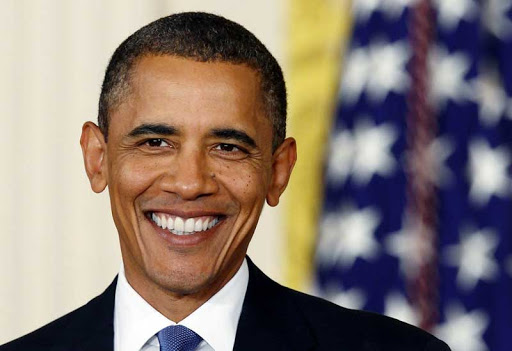
#> input picture facial_detect/sample.jpg, 512 x 351 px, given in place of the camera
$ python webcam_blue_move_with_facial_detect.py
#> lines starting #> are read from the running program, lines starting #| are printed output that depends on the picture; after the words box and inside, x2 and y2 are one past the last pixel; in counts of white or black regions, pixels touching at a corner belong together
### pt_ctrl.py
from getchar import Getchar
import serial

sp = serial.Serial('/dev/tty.usbmodem1401', 9600, timeout=1)

pan = _pan = 90
tlt = _tlt = 90


def send_pan(pan):
    tx_dat = "pan" + str(pan) + "\n"
    sp.write(tx_dat.encode())
    print(tx_dat)


def send_tilt(tlt):
    tx_dat = "tilt" + str(tlt) + "\n"
    sp.write(tx_dat.encode())
    print(tx_dat)


# [48 lines left out: function main, not called in this run]

        # send_pan(pan)
        # send_tilt(tlt)


# [2 lines that do not run on import are left out]

### webcam_blue_move_with_facial_detect.py
import timeit

import cv2
# import numpy as np
import serial
import pt_ctrl


cam = cv2.VideoCapture(0)

sp = serial.Serial('/dev/tty.usbmodem1401', 9600, timeout=1)

# 가중치 파일 경로
cascade_filename = '/Users/pangumk/PycharmProjects/allaboutidea/AIOT/facial_detect/haarcascade_frontalface_alt.xml'

# 모델 불러 오기
cascade = cv2.CascadeClassifier(cascade_filename)

def main(args=None):
    pos_x = 90
    pos_y = 90

    margin = 20

    cam_width = int(cam.get(cv2.CAP_PROP_FRAME_WIDTH))
    cam_height = int(cam.get(cv2.CAP_PROP_FRAME_HEIGHT))

    cam_center_x = cam_width / 2
    cam_center_y = cam_height / 2

    print(cam_width, cam_height)
    print(cam_center_x, cam_center_y)

    if not cam.isOpened():
        print("Could not open webcam")
        exit()

    while cam.isOpened():
        status, img = cam.read()
#> img is the input picture: shape (351, 512, 3); mean B, G, R 115.3, 122.2, 136.1

        img = cv2.flip(img, 1)  # 좌우 반전
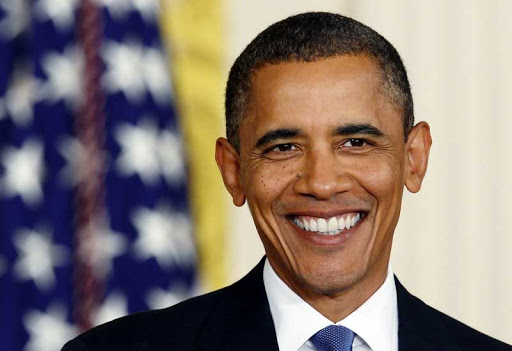
#> img: shape (351, 512, 3); mean B, G, R 115.3, 122.2, 136.1

        start_t = timeit.default_timer()

        # 영상 압축
        img = cv2.resize(img, dsize=None, fx=1.0, fy=1.0)
        # 그레이 스케일 변환
        gray = cv2.cvtColor(img, cv2.COLOR_BGR2GRAY)
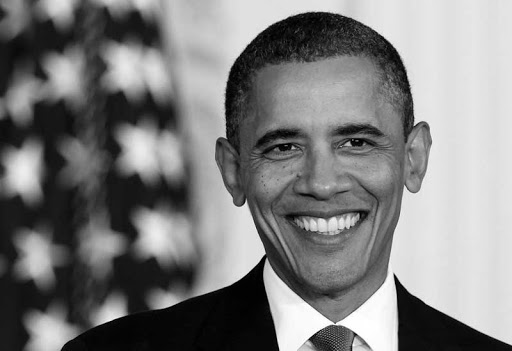
#> gray: shape (351, 512); min 0, max 255, mean 125.5
        # cascade 얼굴 탐지 알고리즘
        results = cascade.detectMultiScale(gray,  # 입력 이미지
                                           scaleFactor=1.1,  # 이미지 피라미드 스케일 factor
                                           minNeighbors=5,  # 인접 객체 최소 거리 픽셀
                                           minSize=(20, 20)  # 탐지 객체 최소 크기
                                           )
#> results = [[228, 70, 185, 185]]

        for box in results:
            x, y, w, h = box
            print("center_x = %s, center_y = %s" % ((x + w // 2), (y + h // 2)))
            cv2.rectangle(img, (x, y), (x + w, y + h), (255, 255, 255), thickness=2)
            center_x = x + w // 2
            center_y = y + h // 2
            print("center: ( %s, %s )" % (center_x, center_y))
            if (center_x > (cam_center_x - margin)) and (center_x < (cam_center_x + margin)) and (
                    center_y > (cam_center_y - margin)) and (center_y < (cam_center_y + margin)):
                print("stop")
            else:
                if center_x < cam_center_x - margin:
                    print("pan right : ", end=' ')
                    print(cam_center_x - center_x)
                    if pos_x - 1 >= 0:
                        pos_x = pos_x - 1
                    else:
                        pos_x = 0

                elif center_x > cam_center_x + margin:
                    print("pan left : ", end=' ')
                    print(center_x - cam_center_x)
                    if pos_x + 1 <= 180:
                        pos_x = pos_x + 1
                    else:
                        pos_x = 180

                pt_ctrl.send_pan(pos_x)

                if center_y < cam_center_y - margin:
                    print("til up : ", end=' ')
                    print(cam_center_y - center_y)
                    if pos_y - 1 >= 0:
                        pos_y = pos_y - 1
                    else:
                        pos_y = 0

                elif center_y > cam_center_y + margin:
                    print("til down : ", end=' ')
                    print(center_y - cam_center_y)
                    if pos_y + 1 <= 180:
                        pos_y = pos_y + 1
                    else:
                        pos_y = 180

                pt_ctrl.send_tilt(pos_y)
#> this loop made 1 pass
#> (x, y, w, h, center_x, center_y, pos_x) on pass 1: (228, 70, 185, 185, 320, 162, 91)
#| center_x = 320, center_y = 162
#| center: ( 320, 162 )
#| pan left :  64.0
#| pan91
#| tilt90
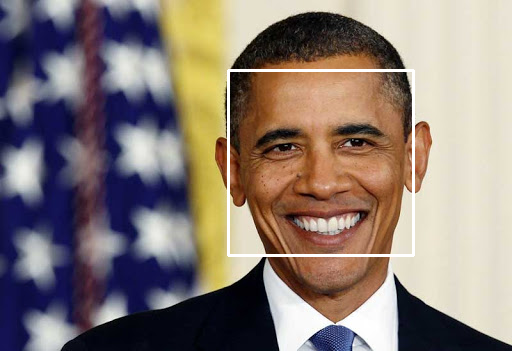
#> img: shape (351, 512, 3); 1.23% of pixels changed, all inside (x1, y1, x2, y2) = (227, 69, 415, 257)

        terminate_t = timeit.default_timer()
        FPS = 'fps' + str(int(1. / (terminate_t - start_t)))
        cv2.putText(img, FPS, (30, 30), cv2.FONT_HERSHEY_SIMPLEX, 1, (255, 255, 255), 1)
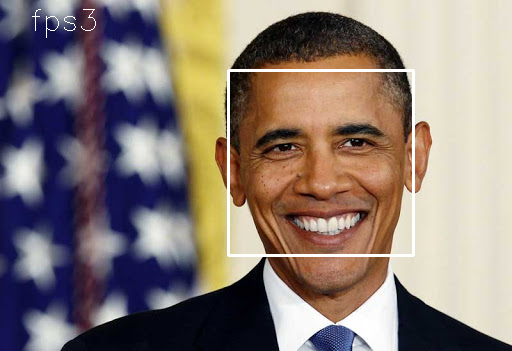
#> img: shape (351, 512, 3); 0.1% of pixels changed, all inside (x1, y1, x2, y2) = (32, 9, 96, 38)

    # 영상 출력
        cv2.imshow('result', img)

    # cv2.imshow('VideoFrame', frame_flipped)

        if cv2.waitKey(1) & 0xFF == ord('q'):
#> (key q is pressed here)
            break

    cam.release()
    cv2.destroyAllWindows()

if __name__ == '__main__':
    main()
